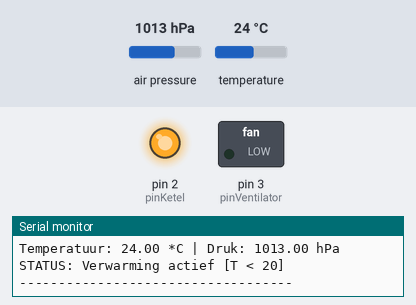
Bench run of a sketch on a simulated Arduino Uno, built with avr-gcc and run on an emulated ATmega328P. On the bench: switched loads named in the sketch (green lamp = pin HIGH), output pins drawn as LEDs (lit = HIGH), the last lines printed to the serial monitor. The test bench sets the inputs (shaded band); at power-on: temperature 24 °C, air pressure 1013 hPa.

Above: at 2.8 s.
2.9 s: temperature set to 26.3 °C
5.7 s: temperature set to 27.5 °C
At 7.6 s:
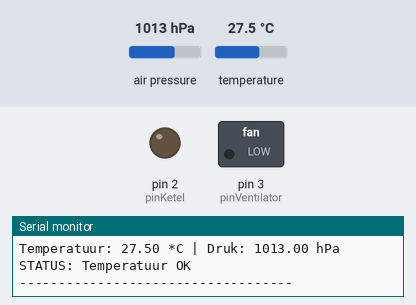
8.5 s: temperature set to 28.4 °C
At 11.2 s:
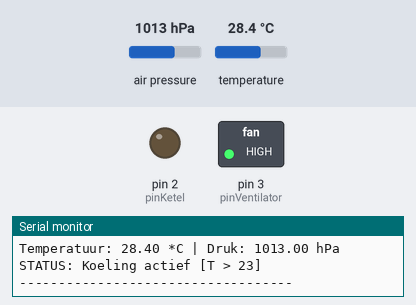
11.7 s: temperature set to 12 °C
At 13.4 s:
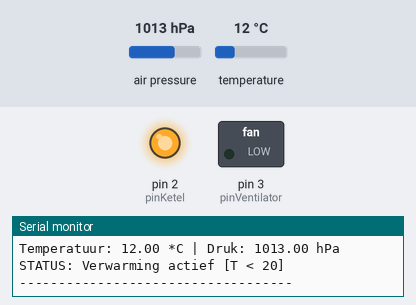
14.5 s: temperature set to 28 °C
At 17.1 s:
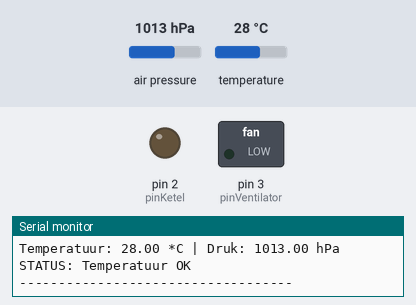
Timing chart, 0 to 18.6 s (numbered marks = the images above; inputs shaded):
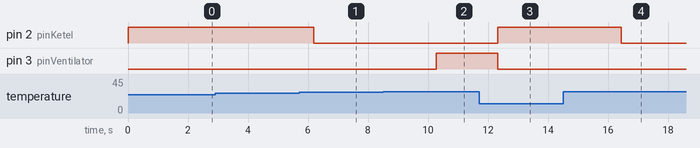

Measured:
- the behaviour switches between 26.9 and 27 °C on temperature (found by bisection; images 0 and 1)
- the behaviour switches between 28 and 28.1 °C on temperature (found by bisection; images 1 and 2)
- after the input at 5.7 s, pin 2 (pinKetel): HIGH → LOW after 0.49 s
- after the input at 8.5 s, pin 3 (pinVentilator): LOW → HIGH after 1.8 s
- after the input at 11.7 s, pin 2 (pinKetel): LOW → HIGH after 0.63 s; pin 3 (pinVentilator): HIGH → LOW after 0.63 s
- after the input at 14.5 s, pin 2 (pinKetel): HIGH → LOW after 1.9 s

The sketch:

assignment3.ino
```cpp
#include <Wire.h>
#include <Adafruit_BMP280.h>

// We gebruiken nu de BMP bibliotheek
Adafruit_BMP280 bmp;

const int pinKetel = 2;      // Rode LED
const int pinVentilator = 3; // Ventilator/Airco

void setup() {
  Serial.begin(9600);
  pinMode(pinKetel, OUTPUT);
  pinMode(pinVentilator, OUTPUT);

  Serial.println("BMP280 Thermostaat Test");

  // Initialisatie op adres 0x76
  if (!bmp.begin(0x76)) {
    Serial.println("Fout: Kon geen BMP280 sensor vinden op 0x76!");
    Serial.println("Check of de draden goed vastzitten.");
    while (1);
  }

  /* Instellingen voor de sensor (optioneel, voor betere nauwkeurigheid) */
  bmp.setSampling(Adafruit_BMP280::MODE_NORMAL,     /* Operating Mode. */
                  Adafruit_BMP280::SAMPLING_X2,     /* Temp. oversampling */
                  Adafruit_BMP280::SAMPLING_X16,    /* Pressure oversampling */
                  Adafruit_BMP280::FILTER_X16,      /* Filtering. */
                  Adafruit_BMP280::STANDBY_MS_500); /* Standby time. */
}

void loop() {
  // Temperatuur uitlezen
  float temp = bmp.readTemperature();
  float druk = bmp.readPressure() / 100.0F; // Luchtdruk in hPa

  // Weergave in Seriële Monitor
  Serial.print("Temperatuur: ");
  Serial.print(temp);
  Serial.print(" *C | ");
  Serial.print("Druk: ");
  Serial.print(druk);
  Serial.println(" hPa");

  // De thermostaat logica
  if (temp < 27.0) {
    digitalWrite(pinKetel, HIGH);   // Verwarming AAN
    digitalWrite(pinVentilator, LOW);
    Serial.println("STATUS: Verwarming actief [T < 20]");
  }
  else if (temp > 28.0) {
    digitalWrite(pinKetel, LOW);
    digitalWrite(pinVentilator, HIGH); // Koeling AAN
    Serial.println("STATUS: Koeling actief [T > 23]");
  }
  else {
    digitalWrite(pinKetel, LOW);
    digitalWrite(pinVentilator, LOW);
    Serial.println("STATUS: Temperatuur OK");
  }

  Serial.println("-----------------------------------");
  delay(2000); // Wacht 2 seconden voor de volgende meting
}
```
